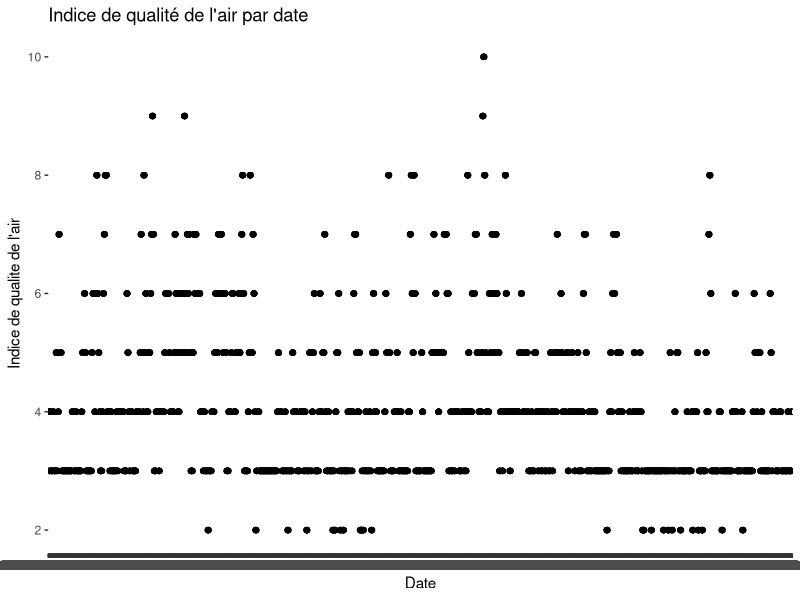
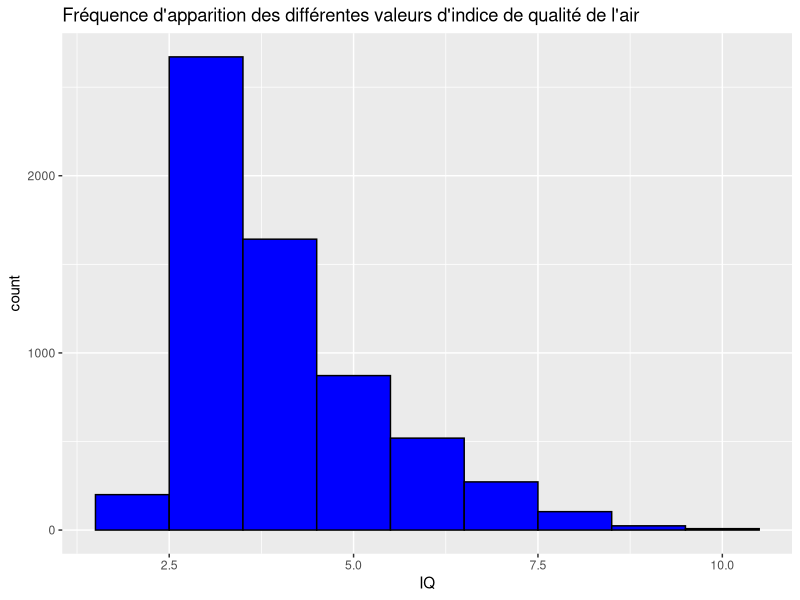
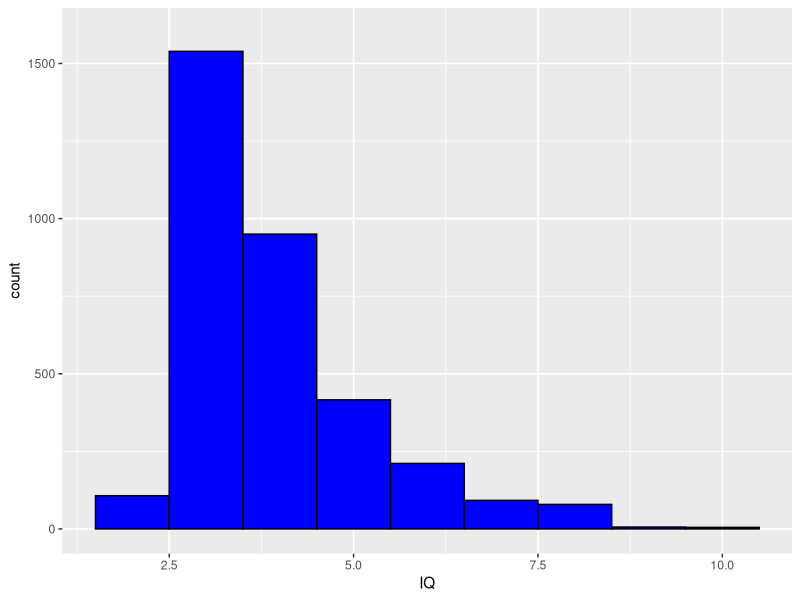
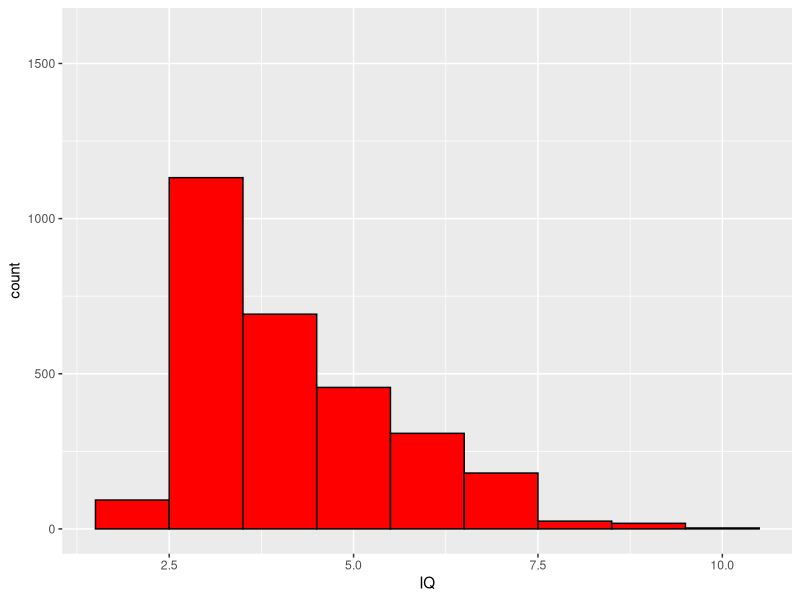
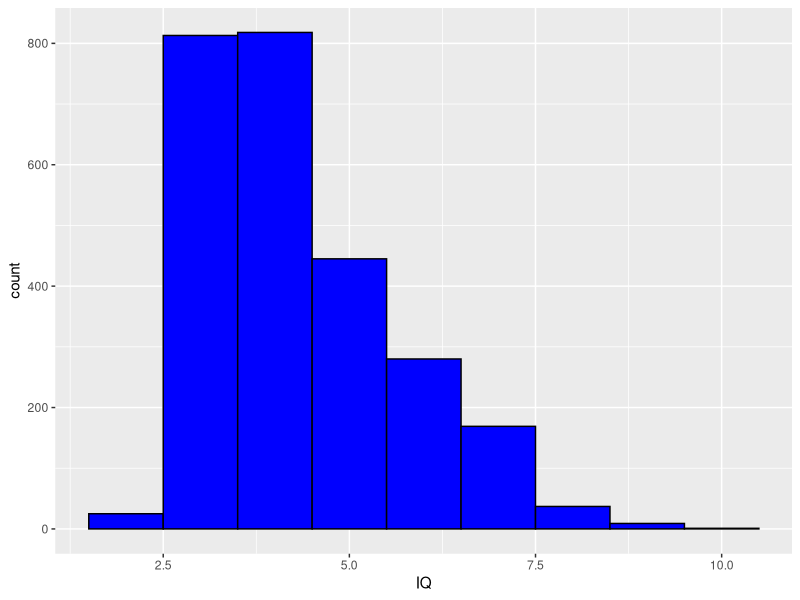
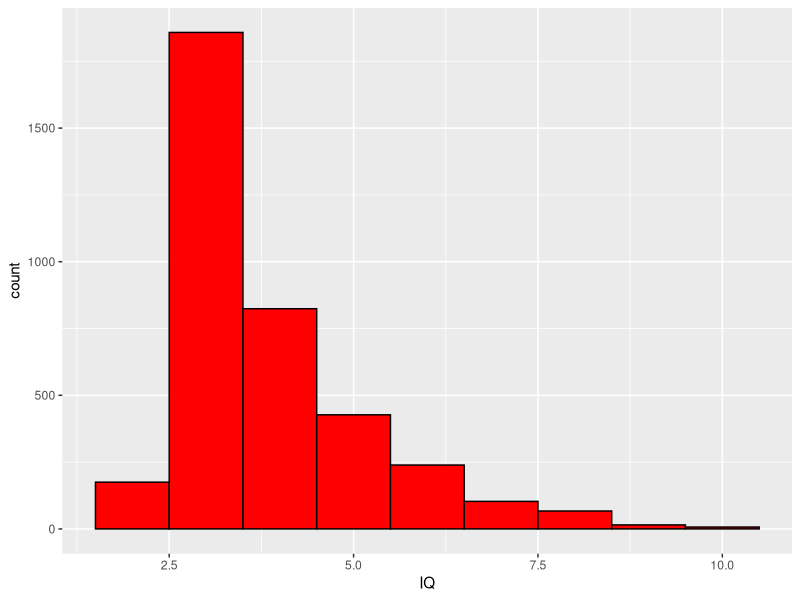
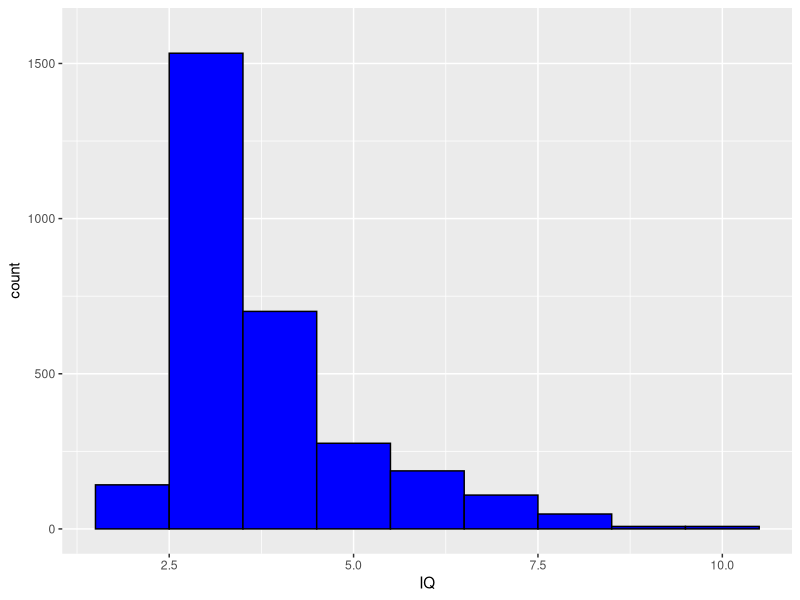
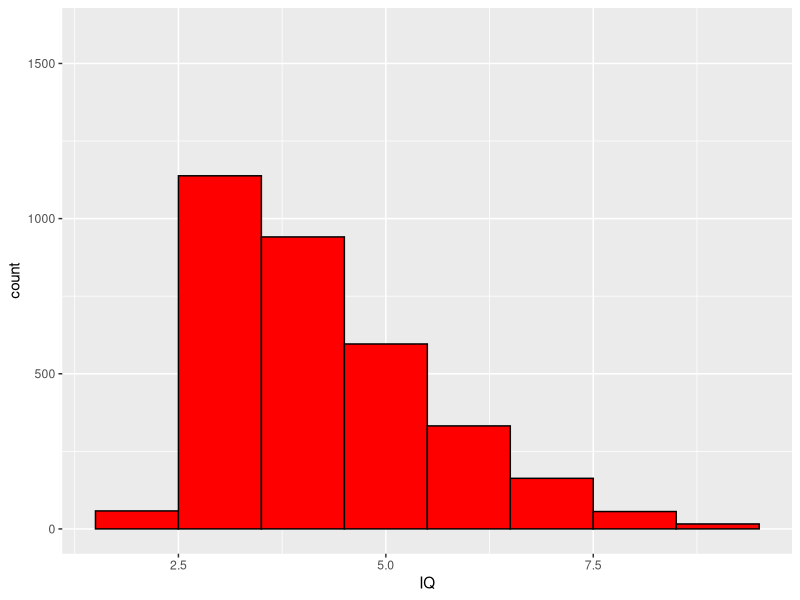

Source code (R) for these figures, in order: (Note: this script raises an error after producing the figures.)
## ---- chunk 1
setwd("~/4ème année ISEN/AirIQ2/0_ResearchWork/6_DataVisualisation")
## ---- chunk 2
dataset = read.table("completeDataset.csv", header = T, sep = ";")
## ---- chunk 3
dataset[,1:7]
## ---- chunk 4
nb =0
for(iq in dataset$IQ){
  if(iq == 2){
    nb= nb+1
  }
}
# Puis on divise par 8 car nous avons 8 fois le même indice de qualité de l'air sur une journée
nb1 = nb/8
print(paste("Nombre de lignes pour un IQ = 2 : ",nb1))
## ---- chunk 5
summary(dataset)
## ---- chunk 6
library("ggplot2")
View(dataset)

g = ggplot(dataset,aes(x=date, y=IQ,axes=F,type='o'))+ geom_point()
g = g+xlab("Date")+ylab("Indice de qualite de l'air")+ggtitle("Indice de qualité de l'air par date")
g
## ---- chunk 7

a = ggplot(dataset,aes(x=IQ))+geom_histogram(fill="blue",colour="black",binwidth=1)
a = a +ggtitle("Fréquence d'apparition des différentes valeurs d'indice de qualité de l'air")
a
## ---- chunk 8
temp_moy = mean(dataset$temperature)

new_dataset_temp_froide = dataset[which(dataset$temperature<temp_moy),]
new_dataset_temp_chaude = dataset[which(dataset$temperature>temp_moy),]

b = ggplot(new_dataset_temp_froide,aes(x=IQ))+geom_histogram(fill="blue",colour="black",binwidth=1)
b = b + ylim(0,1600)
b

new_dataset_temp_chaude = dataset[which(dataset$temperature>temp_moy),]

c = ggplot(new_dataset_temp_chaude,aes(x=IQ))+geom_histogram(fill="red",colour="black",binwidth=1)
c = c + ylim(0,1600)
c
## ---- chunk 9
hum_moy = mean(dataset$humidity)

dataset_faible_humidite = dataset[which(dataset$humidity<hum_moy),]

d = ggplot(dataset_faible_humidite,aes(x=IQ))+geom_histogram(fill="blue",colour="black",binwidth=1)
d

dataset_forte_humidite = dataset[which(dataset$humidity>hum_moy),]

e = ggplot(dataset_forte_humidite,aes(x=IQ))+geom_histogram(fill="red",colour="black",binwidth=1)
e
## ---- chunk 10
press_moy = mean(dataset$pressure)

dataset_faible_pression = dataset[which(dataset$pressure<press_moy),]

d = ggplot(dataset_faible_pression,aes(x=IQ))+geom_histogram(fill="blue",colour="black",binwidth=1)
d = d + ylim(0,1600) 
d

dataset_forte_pression = dataset[which(dataset$pressure>press_moy),]

e = ggplot(dataset_forte_pression,aes(x=IQ))+geom_histogram(fill="red",colour="black",binwidth=1)
e = e + ylim(0,1600)
e
## ---- chunk 11
force_moy = mean(dataset$wind_force)

dataset_faible_force = dataset[which(dataset$wind_force<force_moy),]

d = ggplot(dataset_faible_force,aes(x=IQ))+geom_histogram(fill="blue",colour="black",binwidth=1)
d = d + ylim(0,1600) 
d

dataset_forte_force = dataset[which(dataset$wind_force>force_moy),]

e = ggplot(dataset_forte_force,aes(x=IQ))+geom_histogram(fill="red",colour="black",binwidth=1)
e = e + ylim(0,1600)
e
## ---- chunk 12
library("cowplot")

h = ggplot(dataset,aes(x=date, y=temperature))+geom_point(colour = "blue")
l = ggplot(dataset,aes(x=date, y=humidity))+geom_point(colour = "red")
m = ggplot(dataset,aes(x=date, y=pressure))+geom_point(colour = "green")
           
plot_grid(h, l, m,  labels=c("A", "B", "C"))
## ---- chunk 13
aggregate(dataset[,-2], as.data.frame(dataset$IQ), mean)
## ---- chunk 14
library(dplyr)

dataset_direction_vent %>%
  group_by(wind_direction,IQ) %>%
  summarise(nb=n()) %>%
  mutate(pourcentage = nb / sum(nb) * 100)
p = ggplot(dataset_direction_vent,aes(x=wind_direction))+geom_histogram(binwidth=1)
p = p+facet_wrap(~IQ)
p
  
